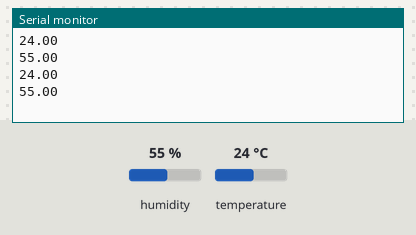
Bench run of a sketch on a simulated Arduino Uno, built with avr-gcc and run on an emulated ATmega328P. Parts: the last lines printed to the serial monitor. The test bench sets the inputs (shaded band); at power-on: humidity 55 %, temperature 24 °C.

Above: at 2.8 s.
2.9 s: humidity set to 22 %
At 4.9 s:
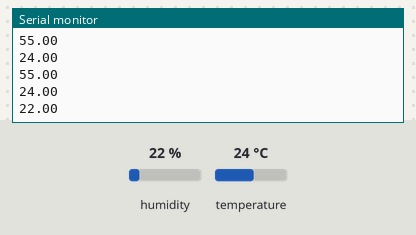
5.6 s: temperature set to 12 °C
At 6.9 s:
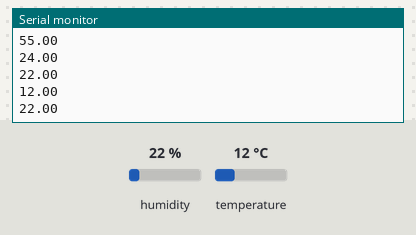
8.3 s: humidity set to 40 %
At 10.7 s:
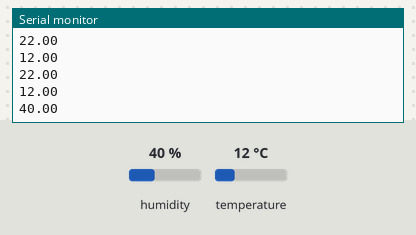
Timing chart, 0 to 12.2 s (numbered marks = the images above; inputs shaded):
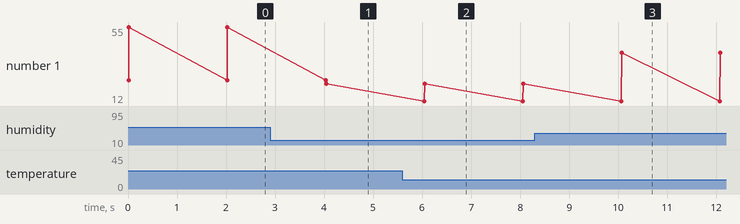

Measured:
- after the input at 2.9 s, the serial monitor: prints a new line after 1.1 s (image 1)
- after the input at 5.6 s, the serial monitor: prints a new line after 0.44 s (image 2)
- after the input at 8.3 s, the serial monitor: prints a new line after 1.8 s (image 3)
- plotted number 1: 55 → 22 after the input at 2.9 s, 22 → 40 after the input at 8.3 s

The sketch:

DHT11.ino
```cpp
#include"DHTesp.h"
DHTesp dht;
void setup() {
  // put your setup code here, to run once:
  Serial.begin(9600);
  dht.setup(26,DHTesp::DHT11);
}

void loop() {
  TempAndHumidity data=dht.getTempAndHumidity();
  Serial.println(data.temperature);
  Serial.println(data.humidity);
   delay(2000);

}
```
